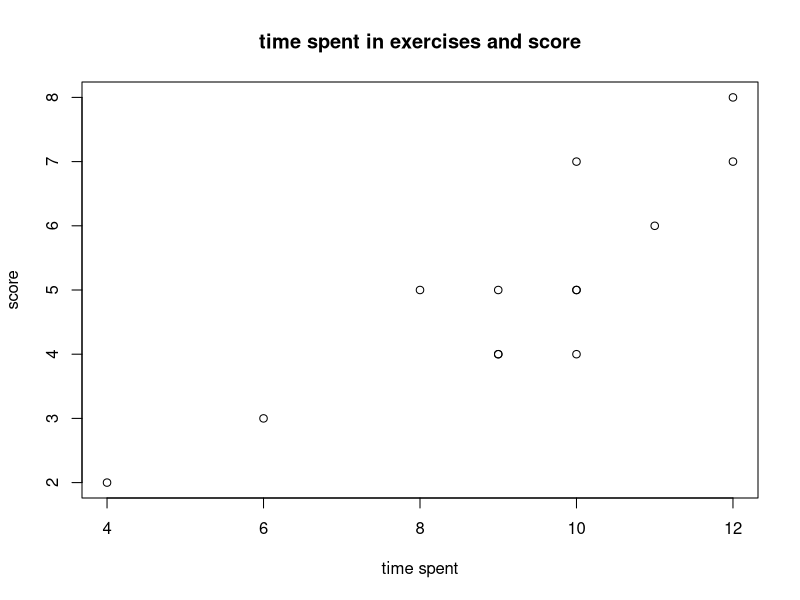
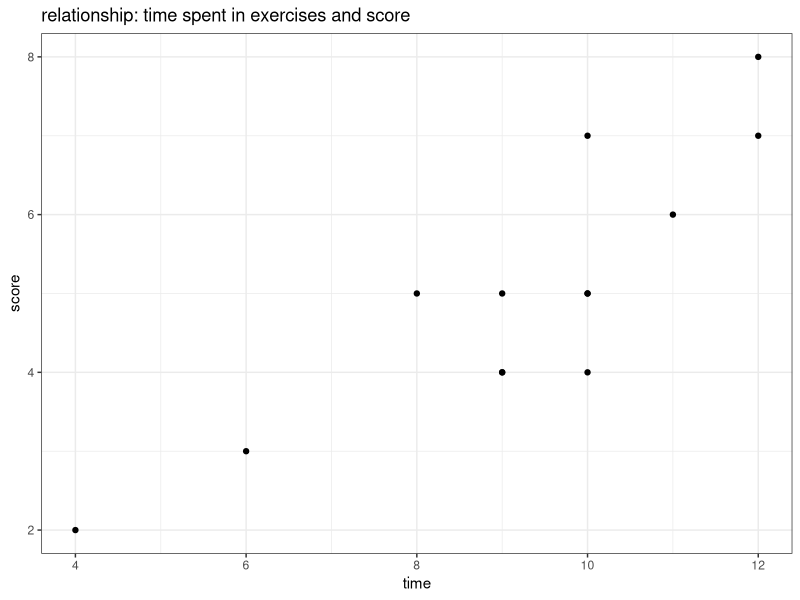
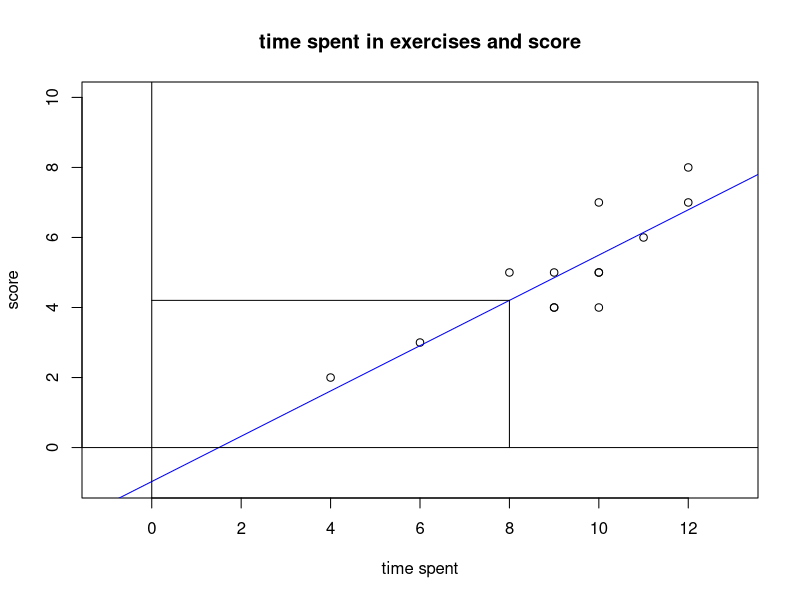
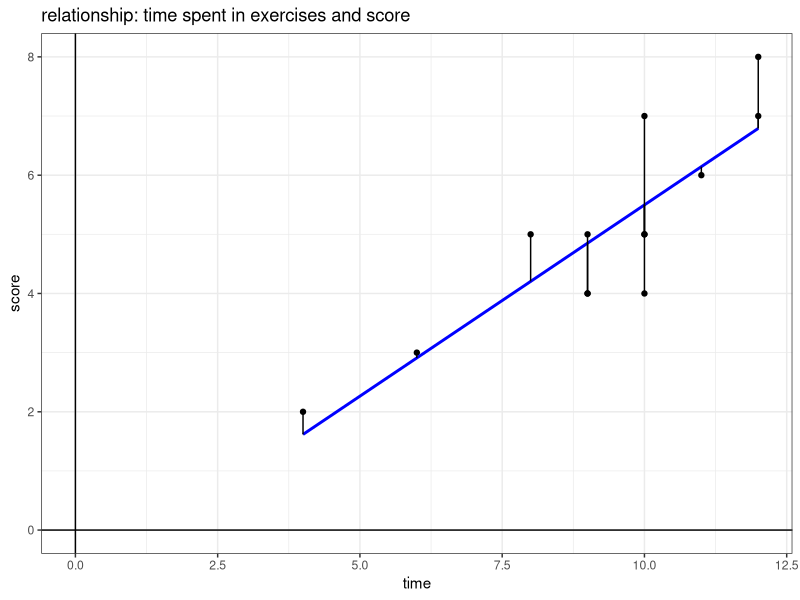
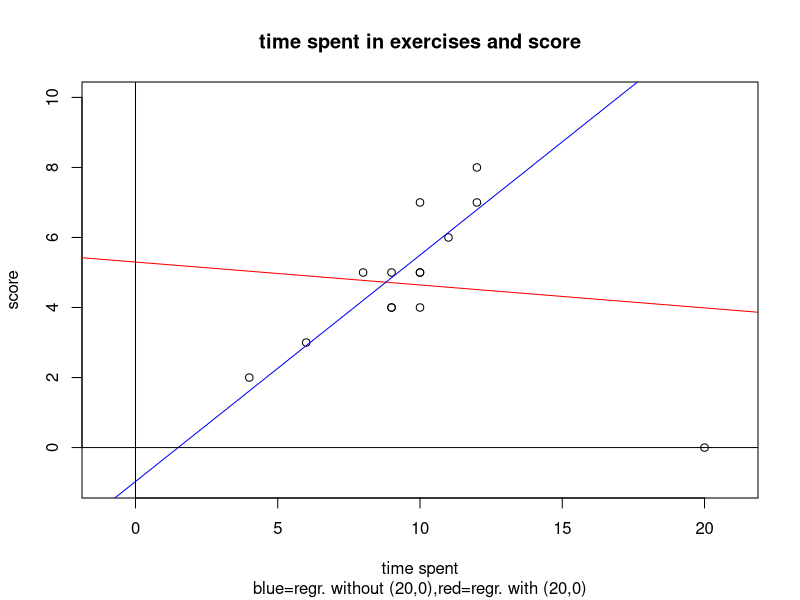
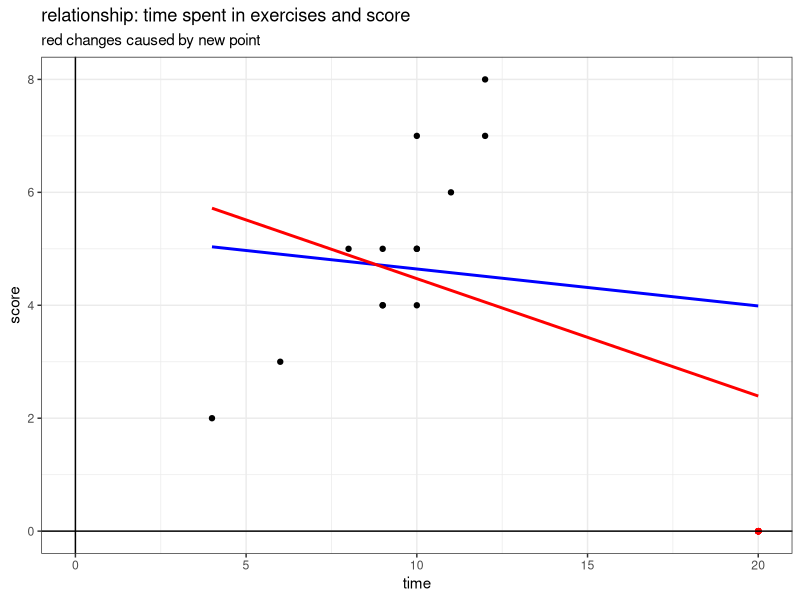

Recreate these plots in R, in order.
#####################################################
# Descriptive Statistics: time spent in exercise and
#                         score in exam
# Solution
# File: des_stat_exerc_score_sol.R
#
#####################################################
# load package
library(tidyverse)

# For a certain class, the relationship between the 
# amount of time spent in exercises (X) and the test 
# score (Y) was examined.
results <- 
  tibble(
    time =  c(10,9,9,11,10,10,6,10,8,12,9,4,12),
    score = c(5, 5,4,6, 7, 5, 3,4, 5,7, 4,2,8)
  )

# a) Draw a scatterplot of the data.
plot(x = results$time, 
     y = results$score,
     main="time spent in exercises and score",
     xlab="time spent", ylab="score")
# applying ggplot()
ggplot(data = results) +
  geom_point(mapping = aes(x=time, y=score)) +
  ggtitle("relationship: time spent in exercises and score") +
  theme_bw()

# Compute the covariance and the coefficient of correlation.
results %>%
  summarise("covariance" = cov(time,score),
            "coeff. of correlation" = cor(time,score))

# Compute the regression line Y=a+bX.(X = time, Y = score)
reg1 <- lm(results$score~results$time)
# coefficients of the line
a <- reg1$coefficients[1]
b <- reg1$coefficients[2]
a;b

# add the residuals and the fitted values to the tibble results
results <- results %>%
  mutate(res.scores = reg1$residuals,
         pred.scores = reg1$fitted.values)
results

# Find the predicted score for someone with 8 units of 
# time spent in exercises.
pred_test_score <- a+b*8
pred_test_score #  4.204082

plot(x = results$time, 
     y = results$score,
     xlim = c(-1,13),
     ylim = c(-1,10),
     main="time spent in exercises and score",
     xlab="time spent", ylab="score")
# add the regression line
abline(reg1, col="blue")
# add line segments
segments(8,pred_test_score,0,pred_test_score)
segments(8,0,8,pred_test_score)
# add axis
abline(h=0)
abline(v=0)

# applying ggplot()
ggplot(data = results) + 
  geom_point(mapping = aes(x=time, y=score)) +
  geom_smooth(mapping = aes(x=time, y=score), method = "lm", 
              se = FALSE, color = "blue") + 
  geom_segment(mapping = aes(x=time, y=score, xend=time, yend=pred.scores)) +
  geom_hline(yintercept = 0) +
  geom_vline(xintercept = 0) +
  ggtitle("relationship: time spent in exercises and score") +
  theme_bw()

# Compute the proportion of variation explained by the linear reg.
B <- cor(results$time,results$score)^2
B #  0.7417842

# add the point (20,0)
results <-
  results %>%
  add_row(time=20,score=0)

# calculate again the regression line
reg2 <- lm(results$score~results$time)
# blot both regression lines
plot(x = results$time, 
     y = results$score,
     xlim = c(-1,21),
     ylim = c(-1,10),
     main="time spent in exercises and score",
     sub="blue=regr. without (20,0),red=regr. with (20,0)",
     xlab="time spent", ylab="score")
# add regression lines
abline(reg2, col="red")
abline(reg1,col="blue")
# add axis
abline(h=0)
abline(v=0)

# applying ggplot()
ggplot(data = results) + 
  geom_point(mapping = aes(x=time, y=score)) +
  geom_smooth(mapping = aes(x=time, y=score), method = "lm", 
              se = FALSE, color = "blue") + 
  # changes caused by new point (20,0)
  geom_smooth(data = results %>% add_row(time=20,score=0),
              mapping = aes(x=time, y=score), method = "lm", 
              se = FALSE, color = "red") + 
  geom_point(x=20,y=0, color="red") +
  geom_hline(yintercept = 0) +
  geom_vline(xintercept = 0) +
  ggtitle("relationship: time spent in exercises and score",
          subtitle = "red changes caused by new point") +
  theme_bw()

# coeffiecient of determination
B_new <- cor(results$time,results$score)^2
B_new
